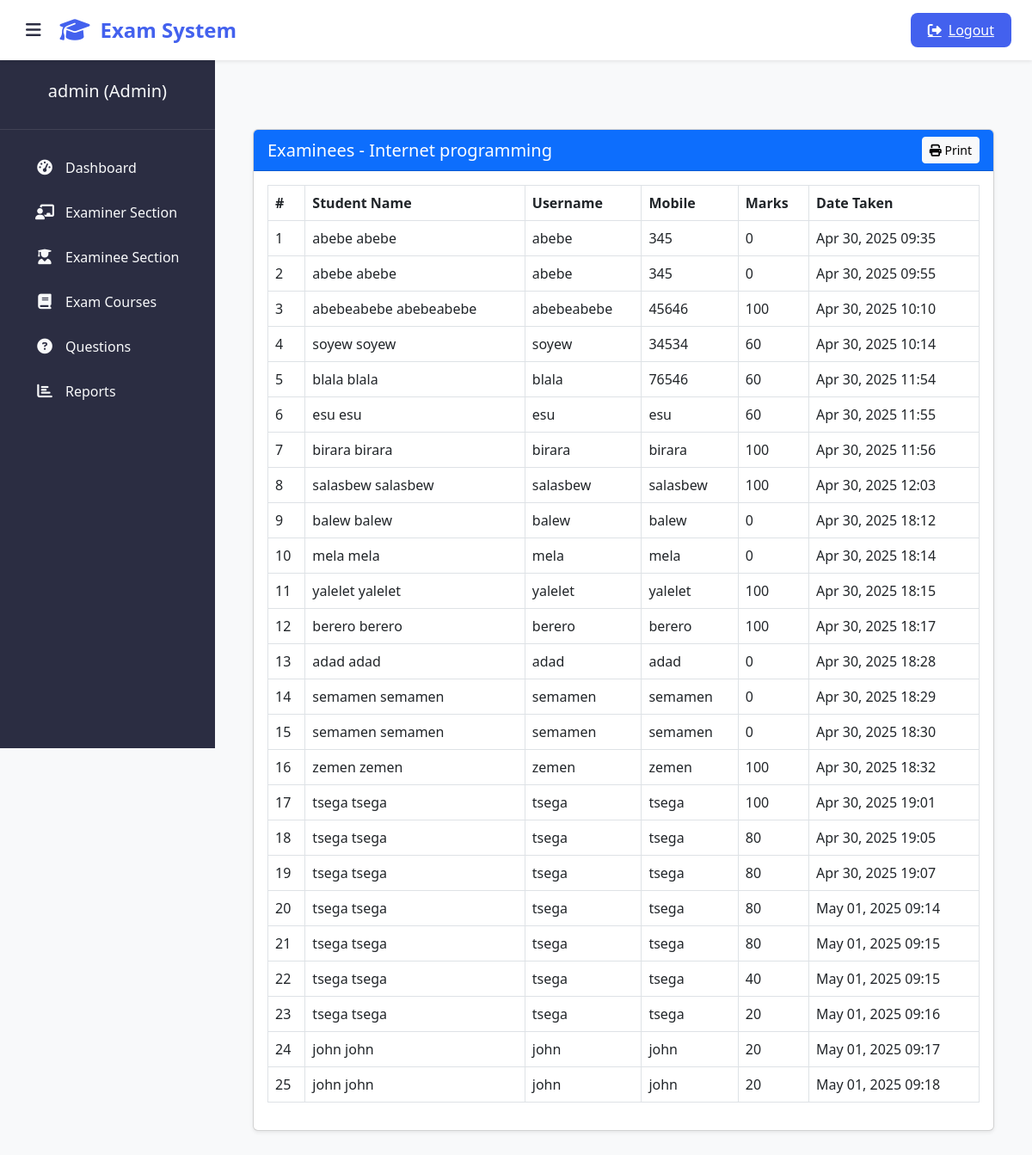
/admin-view-examinees/10/ (signed in), run on an earlier commit of the app's database.
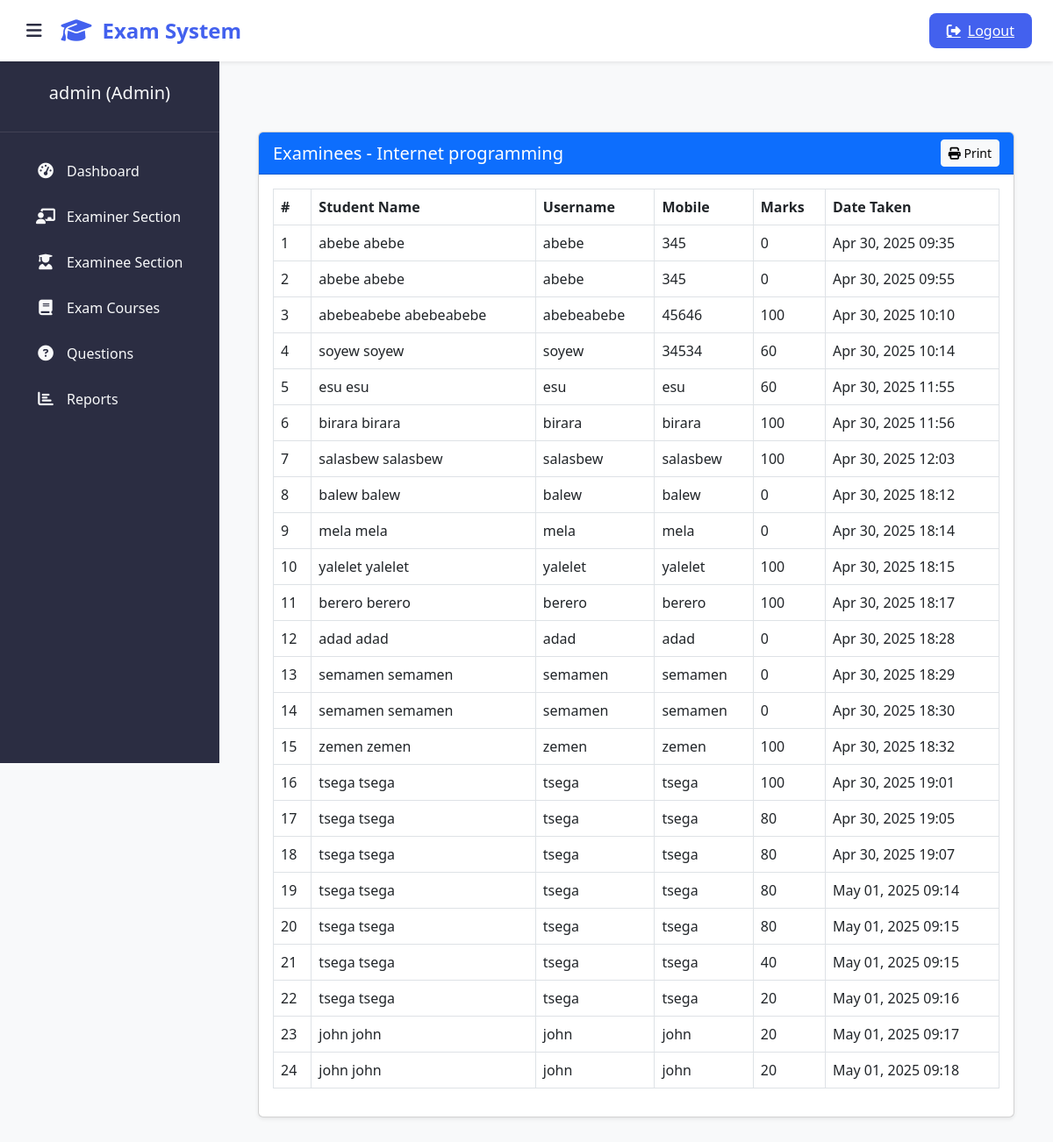
And on a later commit of the database.
### exam/models.py (models this page shows)
class Result(models.Model):
    student = models.ForeignKey(Student,on_delete=models.CASCADE)
    exam = models.ForeignKey(Course,on_delete=models.CASCADE)
    marks = models.PositiveIntegerField()
    date = models.DateTimeField(auto_now=True)

### student/models.py (models this page shows, shortened)
class Student(models.Model):
    user=models.OneToOneField(User,on_delete=models.CASCADE)
    address = models.CharField(max_length=40)
    mobile = models.CharField(max_length=20,null=False)
    organization = models.CharField(max_length=200, null=False)
    course = models.ForeignKey(
        'exam.Course',
        on_delete=models.SET_NULL,
        null=True
    )
    @property
    def get_name(self):
        return self.user.first_name+" "+self.user.last_name

### exam/views.py (the view)
# urls.py: path('admin-view-examinees/<int:course_id>/', views.admin_view_examinees_view, name='admin-view-examinees'),
@login_required(login_url='adminlogin')
def admin_view_examinees_view(request, course_id):
    course = models.Course.objects.get(id=course_id)
    results = models.Result.objects.filter(exam=course).select_related('student')
    return render(request, 'exam/admin_view_examinees.html', {
        'course': course,
        'results': results
    })

### templates/exam/admin_view_examinees.html (shortened to what this page needs)
{% extends 'exam/adminbase.html' %}
{% block content %}
<div class="container mt-5">
  <div class="card shadow-sm">
    <div class="card-header bg-primary text-white d-flex justify-content-between align-items-center">
      <h5 class="mb-0">Examinees - {{ course.course_name }}</h5>
      <button class="btn btn-light btn-sm" onclick="printExaminees()">
        <i class="fas fa-print"></i> Print
      </button>
    </div>
    <div class="card-body" id="print-section">
      {% if results %}
      <table class="table table-bordered table-hover">
        <thead class="thead-light">
          <tr>
            <th>#</th>
            <th>Student Name</th>
            <th>Username</th>
            <th>Mobile</th>
            <th>Marks</th>
            <th>Date Taken</th>
          </tr>
        </thead>
        <tbody>
          {% for result in results %}
          <tr>
            <td>{{ forloop.counter }}</td>
            <td>{{ result.student.get_name }}</td>
            <td>{{ result.student.user.username }}</td>
            <td>{{ result.student.mobile }}</td>
            <td>{{ result.marks }}</td>
            <td>{{ result.date|date:"M d, Y H:i" }}</td>
          </tr>
          {% endfor %}
        </tbody>
      </table>
      {% else %}
        <p class="text-muted">No examinee have taken this exam yet.</p>
      {% endif %}
    </div>
  </div>
</div>
{% endblock %}

What changed in the data, as far as the page shows it:
removed Result: student.get_name "blala blala", student.user.username "blala", student.mobile "76546", marks "60", date "Apr 30, 2025 11:54"
